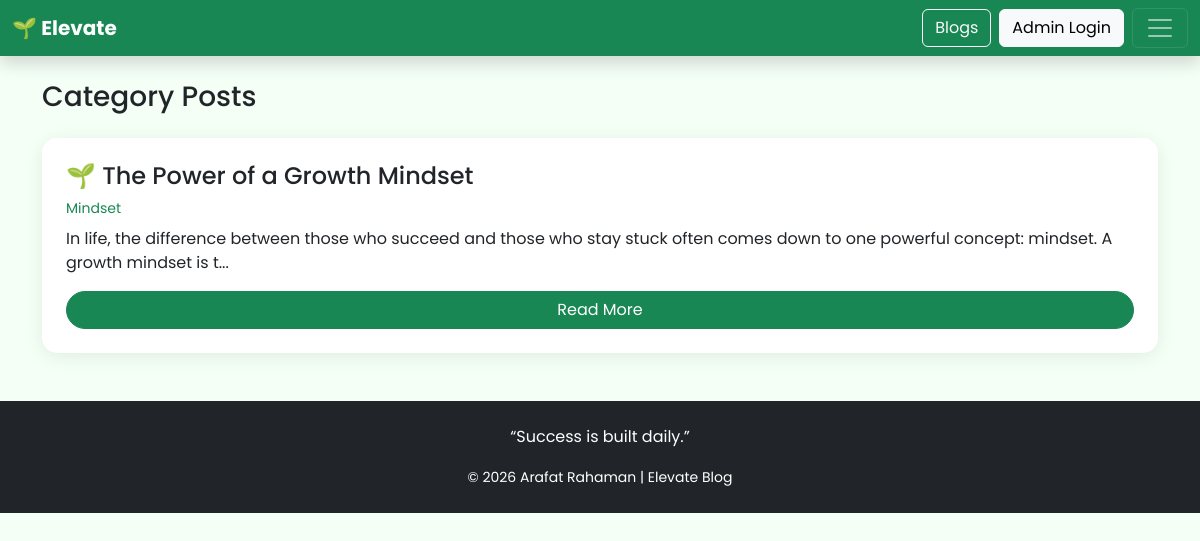
/category.php?id=1, run on the app's committed database.
### tables this page shows
CREATE TABLE `posts` (
  `id` int(11) NOT NULL,
  `title` varchar(255) DEFAULT NULL,
  `content` text DEFAULT NULL,
  `image` varchar(255) DEFAULT NULL,
  `category_id` int(11) DEFAULT NULL,
  `created_at` timestamp NOT NULL DEFAULT current_timestamp()
);

CREATE TABLE `categories` (
  `id` int(11) NOT NULL,
  `name` varchar(100) DEFAULT NULL
);

### category.php (the view)
<?php include 'includes/db.php'; ?>
<?php include 'includes/header.php'; ?>
<?php
$id = $_GET['id'];
$stmt = $conn->prepare("
SELECT posts.*, categories.name AS category_name
FROM posts
JOIN categories ON posts.category_id = categories.id
WHERE category_id=?
");
$stmt->bind_param("i", $id);
$stmt->execute();
$result = $stmt->get_result();
?>
<h3 class="mb-4">Category Posts</h3>
<?php while($row = $result->fetch_assoc()): ?>
<div class="card mb-4 p-4">
  <h4><?= $row['title']; ?></h4>
  <small class="text-success"><?= $row['category_name']; ?></small>
  <p class="mt-2"><?= substr($row['content'],0,150); ?>...</p>
  <a href="post.php?id=<?= $row['id']; ?>" class="btn btn-success">Read More</a>
</div>
<?php endwhile; ?>
<?php include 'includes/footer.php'; ?>

### assets/css/style.css (style rules this page uses)
body { font-family: "Poppins", sans-serif; background-color: #f4fff6; }
.card { border: none; border-radius: 15px; box-shadow: 0 4px 20px rgba(0, 0, 0, 0.08); }
.btn-success { border-radius: 25px; }

### data on the page
posts: title "🌱 The Power of a Growth Mindset", category.name "Mindset", content "In life, the difference between those who succeed and those who stay stuck often comes down to one powerful concept: mindset. A growth mindset is t"
